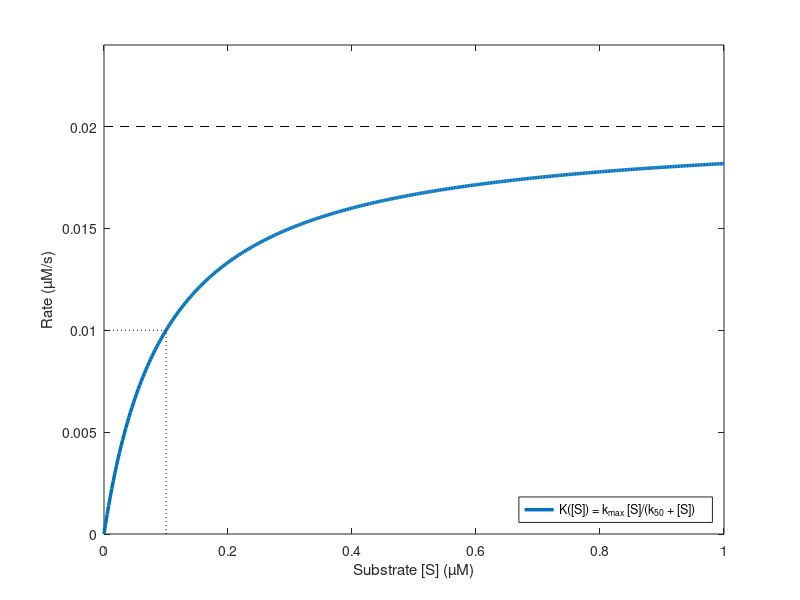

Here is the MATLAB script that generated this plot:
% Fig. 4.14: Michaelis-Menten rate (book, Section 4.3, Eq. 4.14)
% K([S]) = kmax [S]/(k50 + [S]) with kmax = k3 [E]tot = 0.02 µM/s and k50 = (k2 + k3)/k1 ≈ 0.1 µM
% (c) 2026 Philipp Kügler · Program for the book "Dynamical Systems in the Life Sciences" · MIT License (see LICENSE)
k1 = 1; k2 = 1e-4; k3 = 0.1; Etot = 0.2;
kmax = k3 * Etot; k50 = (k2 + k3) / k1;
fprintf('kmax = %g µM/s,  k50 = %.4f µM\n', kmax, k50);
S = linspace(0, 1, 400);
plot(S, kmax * S ./ (k50 + S), 'Color', [0 0.447 0.741], 'LineWidth', 2.5); hold on
plot([0 1], [kmax kmax], 'k--'); plot([k50 k50 0], [0 kmax / 2 kmax / 2], 'k:'); hold off
xlabel('Substrate [S] (µM)'); ylabel('Rate (µM/s)'); ylim([0 0.024]);
legend('K([S]) = k_{max} [S]/(k_{50} + [S])', 'Location', 'southeast');
